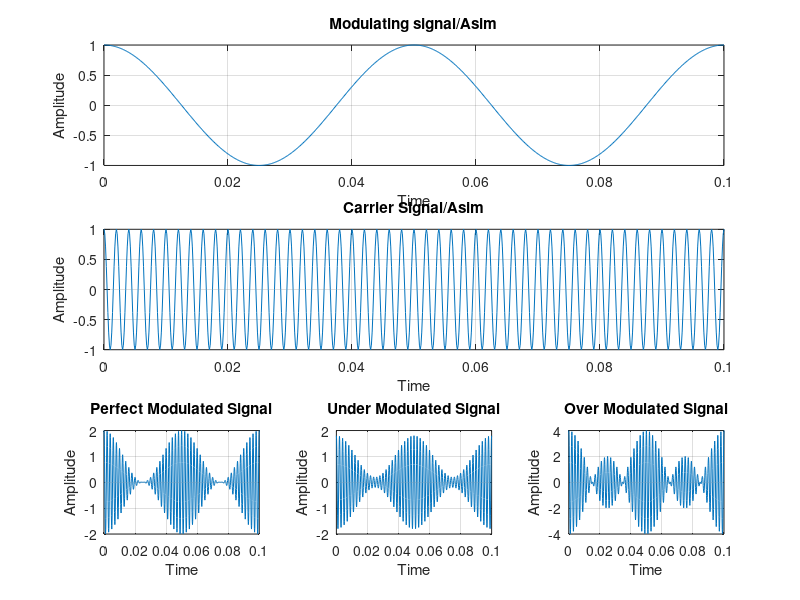

Write MATLAB code to recreate this figure.
clc;
clear all;
close all;
fs = 8000;
fm = 20;
fc = 500;
Am = 1;
Ac = 1;
t = [0: 0.1*fs]/fs;
m = Am * cos(2 * pi * fm * t);
c = Ac * cos(2 * pi * fc * t);
a = Am / Ac;
S1 = Ac*[1 + a * cos(2*pi*fm*t)].*cos(2*pi*fc*t);
subplot(3,3,1:3);
plot(t,m);
xlabel('Time');
ylabel('Amplitude');
title('Modulating signal/Asim');
grid on;

subplot(3,3,4:6);
plot(t,c);
xlabel('Time');
ylabel('Amplitude');
title('Carrier Signal/Asim');
grid on;

subplot(3,3,7);
plot(t,S1);
xlabel('Time');
ylabel('Amplitude');
title('Perfect Modulated Signal');
grid on ;

subplot(3,3,8);
Am = 0.8;
a = Am / Ac;
S2 = Ac*[1 + a * cos(2*pi*fm*t)].*cos(2*pi*fc*t);
plot(t,S2);
xlabel('Time');
ylabel('Amplitude');
title('Under Modulated Signal');
grid on ;

subplot(3,3,9);
Am = 3;
a = Am / Ac;
S3 = Ac*[1 + a * cos(2*pi*fm*t)].*cos(2*pi*fc*t);
plot(t,S3);
xlabel('Time');
ylabel('Amplitude');
title('Over Modulated Signal');
grid on ;
